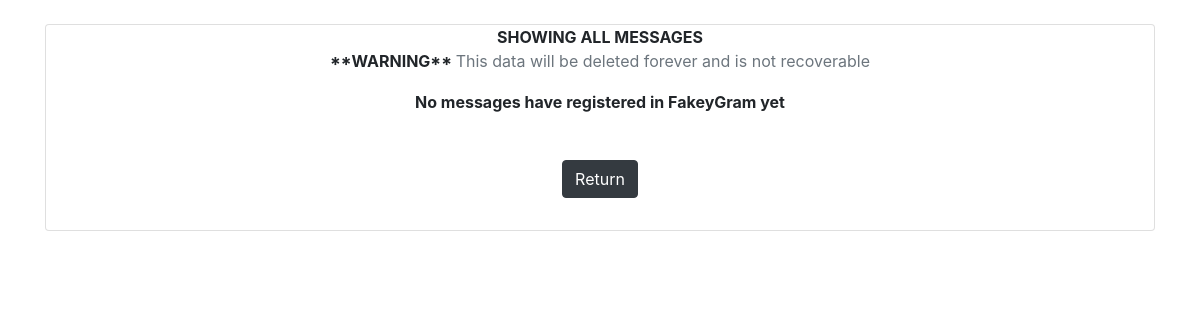
Page /adminMessages.php (signed in) on the earlier database version.
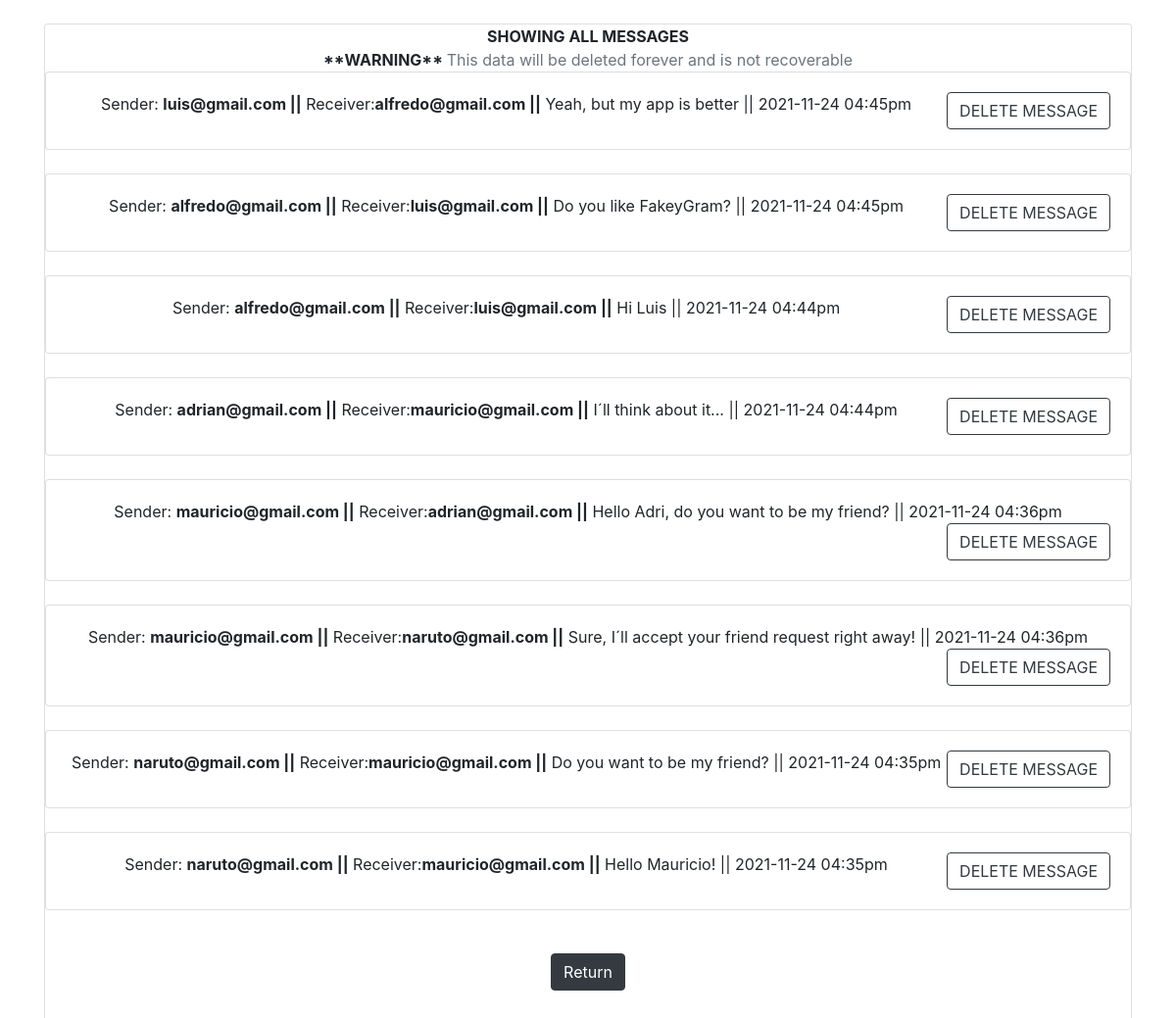
Same page on the later database version.
### tables this page shows
CREATE TABLE `messages` (
  `id` int(100) NOT NULL,
  `sent_by` varchar(255) NOT NULL,
  `received_by` varchar(255) NOT NULL,
  `message` varchar(255) NOT NULL,
  `createdAt` varchar(255) NOT NULL,
  `opened` int(1) NOT NULL DEFAULT 0
);

### adminMessages.php (the view, shortened to what this page needs)
<?php
    include('./scripts/db.php');
?>
<!DOCTYPE html>
<html>
<head>
    <link rel="stylesheet" href="extra/css/snackbar.css">
    <link rel="stylesheet" href="https://stackpath.bootstrapcdn.com/bootstrap/4.5.2/css/bootstrap.min.css">
</head>
<body onLoad = "myFunction()">
    <div class="container mt-4">
      <div class="card">
        <div class="card-title text-center">
        <strong> SHOWING ALL MESSAGES<br/> </strong>
        <strong>**WARNING** </strong><span class="text-muted"> This data will be deleted forever and is not recoverable </span><br/>
            <?php
            $getMsg = "SELECT * FROM messages ORDER BY id DESC";
            $getMsgStatus = mysqli_query($conn,$getMsg) or die(mysqli_error($conn));
            if(mysqli_num_rows($getMsgStatus) > 0) {
                while($getMsgRow = mysqli_fetch_assoc($getMsgStatus)){
            ?>
            <div class="card">
            <div class="card-body">
              <span>Sender: <strong><?=$getMsgRow['sent_by']?> ||</strong></span> <span > Receiver:<strong><?=$getMsgRow['received_by'];?> ||</strong></span>
              <span><?=$getMsgRow['message']?> || </span><span><?=$getMsgRow['createdAt']?></span>
              <a href="./scripts/deleteMessage.php?msgId=<?=$getMsgRow['id']?>" class="btn btn-outline-dark" style = "float:right">DELETE MESSAGE</a></h6>
            </div>
          </div><br/>
          <?php
                }
          } else {
          ?>
            <div class="card-body text-center">
              <h6><strong>No messages have registered in FakeyGram yet</strong></h6>
            </div>
          <?php
          }
          ?>
          <div class="card-body text-center">
              <a href="./adminZone.php" class="btn btn-dark">Return</a>
          </div>
        </div>
      </div>
    </div>
</body>
</html>

Differences in the rows shown:
added messages: sent_by "luis@gmail.com", received_by "alfredo@gmail.com", message "Yeah, but my app is better", createdAt "2021-11-24 04:45pm"
added messages: sent_by "alfredo@gmail.com", received_by "luis@gmail.com", message "Do you like FakeyGram?", createdAt "2021-11-24 04:45pm"
added messages: sent_by "alfredo@gmail.com", received_by "luis@gmail.com", message "Hi Luis", createdAt "2021-11-24 04:44pm"
added messages: sent_by "adrian@gmail.com", received_by "mauricio@gmail.com", message "I´ll think about it...", createdAt "2021-11-24 04:44pm"
added messages: sent_by "mauricio@gmail.com", received_by "adrian@gmail.com", message "Hello Adri, do you want to be my friend?", createdAt "2021-11-24 04:36pm"
added messages: sent_by "mauricio@gmail.com", received_by "naruto@gmail.com", message "Sure, I´ll accept your friend request right away!", createdAt "2021-11-24 04:36pm"
added messages: sent_by "naruto@gmail.com", received_by "mauricio@gmail.com", message "Do you want to be my friend?", createdAt "2021-11-24 04:35pm"
added messages: sent_by "naruto@gmail.com", received_by "mauricio@gmail.com", message "Hello Mauricio!", createdAt "2021-11-24 04:35pm"
Other differences:
text no longer shown: "No messages have registered in FakeyGram yet"
